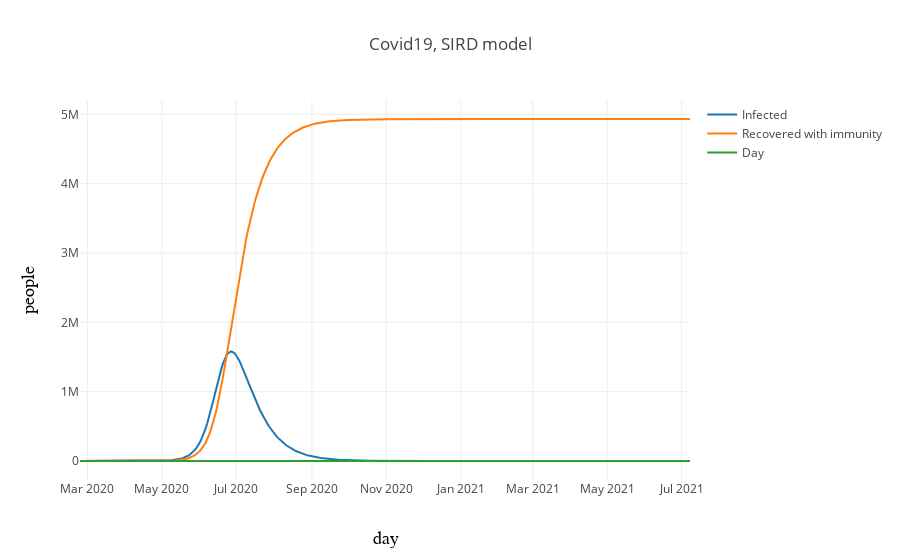

This figure's notebook cell:
### Code cell
start = dateutil.parser.parse("2020-02-24")

# Total population, N.
N = 5.5e6
# Initial number of infected and recovered individuals, I0 and R0.
I0, R0, D0 = 3, 0, 0
# Everyone else, S0, is susceptible to infection initially.
S0 = N - I0 - R0
# Contact rate, beta, and mean recovery rate, gamma, (in 1/days).
beta, gamma, delta = 0.3, 1./14, 0.037/14.0
# A grid of time points (in days)
t = np.linspace(0, 500, 500)
R0=4.2
R0_after=2.4
day=60

contagious_days = 12

death_prob_per_day = 0.037/contagious_days
death_prob_ic = 0.15/contagious_days
death_prob_no_care = 0.3/contagious_days
ic_need = 0.06
ic_capacity=1000.

def betaT(t):
    r0_default = 3.0
    r0 = r0_default
    if t<30.:
        r0 = r0_default
    if t<37:
        r0 = r0_default * 0.5
    if t < 42:
        r0 = r0_default * 0.75

    return r0*gamma

def deltaI(i):
    if i*ic_need <  ic_capacity:
        return death_prob_per_day
    if i*ic_need > ic_capacity:
        return 

# The SIR model differential equations.
def deriv(y, t, N, beta, gamma):
    S, I, R, D = y
    beta = betaT(t)
    dSdt = -beta * S * I / N
    dIdt = beta * S * I / N - gamma * I - delta * I
    dRdt = gamma * ( I - delta * I)
    
    if I*ic_need < ic_capacity:
        dDdt = (death_prob_per_day * I * (1.0-ic_need) 
                + death_prob_ic * ic_need * I
               )
    else:
        dDdt = (death_prob_per_day * I * (1.0-ic_need) 
        + death_prob_ic * ic_capacity
        + death_prob_no_care * (I*ic_need - ic_capacity)
        )
    return dSdt, dIdt, dRdt, dDdt

# Initial conditions vector
y0 = S0, I0, R0, D0
# Integrate the SIR equations over the time grid, t.
ret = odeint(deriv, y0, t, args=(N, beta, gamma))
S, I, R, D = ret.T

df2=pd.DataFrame()
df2['t'] = t
df2['S'] = S
df2['I'] = I
df2['R'] = R
df2['D'] = D
df2['ts'] = pd.to_datetime(start.timestamp() + df2.t*86400, unit='s')
I_sc1 = I
data=[
      #go.Scatter(x=t, y=S, name="Suspectible"),
      go.Scatter(x=df2.ts, y=df2.I, name="Infected"),
      go.Scatter(x=df2.ts, y=df2.R, name="Recovered with immunity"),
      #go.Scatter(x=df2.ts, y=df2.D, name="Dead"),
      go.Scatter(x=df2.ts, y=df2.t, name="Day"),
    
     ]
layout = go.Layout(
    title='Covid19, SIRD model' ,
    xaxis=dict(
        title='day',
        titlefont=dict(
            family='Courier New, monospace',
            size=18,
            color='#000000'
        )
    ),
    yaxis=dict(
        #type='log',
        title='people',
        titlefont=dict(
            family='Courier New, monospace',
            size=18,
            color='#000000'
        ),
        #range = [1,500000],
    )
)
iplot({ 'data': data, "layout": layout })

### Figure 1 — Plotly figure (JSON) as saved in the notebook; plotly's stock layout.template omitted (floating-point values rounded to 4 significant figures; data arrays with more than 128 entries replaced by an {"elided": "..."} marker saying what was removed)
{"data": [{"name": "Infected", "type": "scatter", "uid": "7d4bc192-65c8-11ea-8182-6c4008a11884", "x": {"elided": "500 str values"}, "y": {"elided": "500 float values"}}, {"name": "Recovered with immunity", "type": "scatter", "uid": "7d4eed40-65c8-11ea-979d-6c4008a11884", "x": {"elided": "500 str values"}, "y": {"elided": "500 float values"}}, {"name": "Day", "type": "scatter", "uid": "7d4ef24a-65c8-11ea-b87f-6c4008a11884", "x": {"elided": "500 str values"}, "y": {"elided": "500 float values"}}], "layout": {"title": "Covid19, SIRD model", "xaxis": {"title": "day", "titlefont": {"color": "#000000", "family": "Courier New, monospace", "size": 18}}, "yaxis": {"title": "people", "titlefont": {"color": "#000000", "family": "Courier New, monospace", "size": 18}}}}
